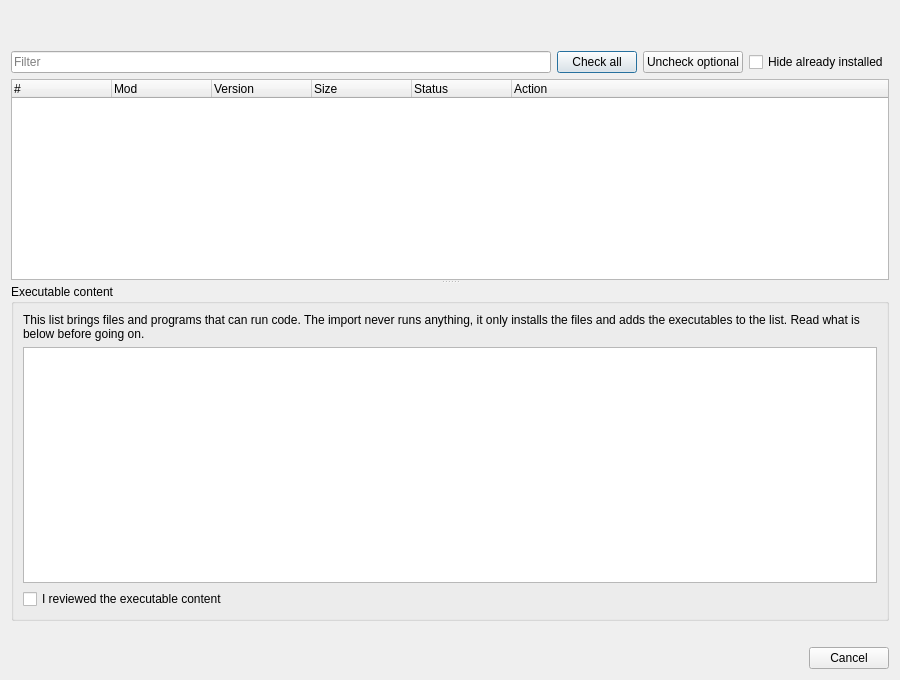
<?xml version="1.0" encoding="UTF-8"?>
<ui version="4.0">
 <class>ReviewDialog</class>
 <widget class="QDialog" name="ReviewDialog">
  <property name="geometry">
   <rect>
    <x>0</x>
    <y>0</y>
    <width>900</width>
    <height>680</height>
   </rect>
  </property>
  <property name="windowTitle">
   <string>Review modlist</string>
  </property>
  <layout class="QVBoxLayout" name="mainLayout">
   <item>
    <widget class="QLabel" name="headerLabel">
     <property name="wordWrap">
      <bool>true</bool>
     </property>
     <property name="textFormat">
      <enum>Qt::PlainText</enum>
     </property>
    </widget>
   </item>
   <item>
    <widget class="QLabel" name="destinationLabel">
     <property name="wordWrap">
      <bool>true</bool>
     </property>
     <property name="textFormat">
      <enum>Qt::PlainText</enum>
     </property>
    </widget>
   </item>
   <item>
    <layout class="QHBoxLayout" name="toolsLayout">
     <item>
      <widget class="QLineEdit" name="filter">
       <property name="placeholderText">
        <string>Filter</string>
       </property>
       <property name="clearButtonEnabled">
        <bool>true</bool>
       </property>
      </widget>
     </item>
     <item>
      <widget class="QPushButton" name="checkAll">
       <property name="text">
        <string>Check all</string>
       </property>
      </widget>
     </item>
     <item>
      <widget class="QPushButton" name="uncheckOptional">
       <property name="text">
        <string>Uncheck optional</string>
       </property>
      </widget>
     </item>
     <item>
      <widget class="QCheckBox" name="hideInstalled">
       <property name="text">
        <string>Hide already installed</string>
       </property>
      </widget>
     </item>
    </layout>
   </item>
   <item>
    <widget class="QSplitter" name="splitter">
     <property name="orientation">
      <enum>Qt::Vertical</enum>
     </property>
     <property name="childrenCollapsible">
      <bool>false</bool>
     </property>
     <widget class="QTreeWidget" name="mods">
      <property name="rootIsDecorated">
       <bool>false</bool>
      </property>
      <property name="uniformRowHeights">
       <bool>false</bool>
      </property>
      <property name="alternatingRowColors">
       <bool>true</bool>
      </property>
      <column>
       <property name="text">
        <string>#</string>
       </property>
      </column>
      <column>
       <property name="text">
        <string>Mod</string>
       </property>
      </column>
      <column>
       <property name="text">
        <string>Version</string>
       </property>
      </column>
      <column>
       <property name="text">
        <string>Size</string>
       </property>
      </column>
      <column>
       <property name="text">
        <string>Status</string>
       </property>
      </column>
      <column>
       <property name="text">
        <string>Action</string>
       </property>
      </column>
     </widget>
     <widget class="QGroupBox" name="executableGroup">
      <property name="title">
       <string>Executable content</string>
      </property>
      <layout class="QVBoxLayout" name="executableLayout">
       <item>
        <widget class="QLabel" name="executableNote">
         <property name="wordWrap">
          <bool>true</bool>
         </property>
         <property name="text">
          <string>This list brings files and programs that can run code. The import never runs anything, it only installs the files and adds the executables to the list. Read what is below before going on.</string>
         </property>
        </widget>
       </item>
       <item>
        <widget class="QPlainTextEdit" name="executableText">
         <property name="readOnly">
          <bool>true</bool>
         </property>
         <property name="lineWrapMode">
          <enum>QPlainTextEdit::NoWrap</enum>
         </property>
        </widget>
       </item>
       <item>
        <widget class="QCheckBox" name="reviewedExecutables">
         <property name="text">
          <string>I reviewed the executable content</string>
         </property>
        </widget>
       </item>
      </layout>
     </widget>
    </widget>
   </item>
   <item>
    <layout class="QHBoxLayout" name="footerLayout">
     <item>
      <widget class="QLabel" name="selectedLabel">
       <property name="textFormat">
        <enum>Qt::PlainText</enum>
       </property>
      </widget>
     </item>
     <item>
      <spacer name="footerSpacer">
       <property name="orientation">
        <enum>Qt::Horizontal</enum>
       </property>
       <property name="sizeHint" stdset="0">
        <size>
         <width>20</width>
         <height>10</height>
        </size>
       </property>
      </spacer>
     </item>
     <item>
      <widget class="QLabel" name="premiumLabel">
       <property name="textFormat">
        <enum>Qt::PlainText</enum>
       </property>
      </widget>
     </item>
    </layout>
   </item>
   <item>
    <widget class="QDialogButtonBox" name="buttons">
     <property name="standardButtons">
      <set>QDialogButtonBox::Cancel</set>
     </property>
    </widget>
   </item>
  </layout>
 </widget>
 <resources/>
 <connections>
  <connection>
   <sender>buttons</sender>
   <signal>rejected()</signal>
   <receiver>ReviewDialog</receiver>
   <slot>reject()</slot>
  </connection>
 </connections>
</ui>
